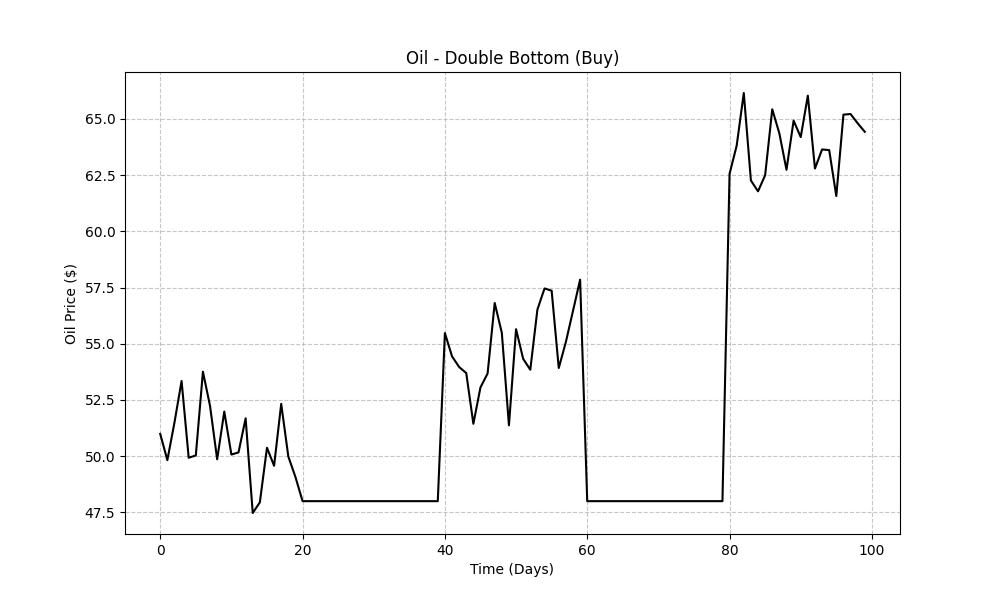
#> input picture test_charts/buy_double_bottom.png, 1000 x 600 px
$ python test_image_processor.py
#> lines starting #> are read from the running program, lines starting #| are printed output that depends on the picture; after the words box and inside, x2 and y2 are one past the last pixel; in counts of white or black regions, pixels touching at a corner belong together
### image_processor.py
# image_processor.py (updated extract_price_data)
import cv2
import numpy as np

def extract_price_data(image_path):
    # Load the image in color to check for transparency or color issues, then convert to grayscale
    img = cv2.imread(image_path, cv2.IMREAD_COLOR)
    if img is None:
        raise ValueError("Failed to load image")

    # Convert to grayscale, ensuring proper handling of color or transparency
    gray = cv2.cvtColor(img, cv2.COLOR_BGR2GRAY)
    height, width = gray.shape

    # Preprocess: Enhance contrast minimally, reduce noise lightly, and focus on black line
    gray = cv2.equalizeHist(gray)  # Enhance contrast
    gray = cv2.GaussianBlur(gray, (3, 3), 0)  # Smallest kernel for minimal noise reduction, preserving line details
    gray = cv2.convertScaleAbs(gray, alpha=1.1, beta=10)  # Slight contrast boost, shift brightness to emphasize black

    # Debug: Print the raw image shape and pixel value distribution
    print(f"Image shape: {height}x{width}")
    print(
        f"Sample pixel values (top row, middle, bottom row): {gray[0, :10]}, {gray[height // 2, :10]}, {gray[-1, :10]}")
    print(f"Pixel value histogram (unique values and counts): {np.unique(gray, return_counts=True)}")

    # Apply adaptive thresholding with adjusted parameters to isolate the chart line (black on white)
    thresh = cv2.adaptiveThreshold(gray, 255, cv2.ADAPTIVE_THRESH_GAUSSIAN_C,
                                   cv2.THRESH_BINARY, 9, -7)  # Black line = 255, white background = 0
    # Apply minimal morphological operations to enhance the chart line, ignoring vertical bars
    kernel = np.ones((3, 3), np.uint8)  # Small kernel for fine control
    thresh = cv2.dilate(thresh, kernel, iterations=1)  # Light enhancement
    thresh = cv2.erode(thresh, kernel, iterations=1)  # Refine to reduce noise
    # Apply vertical structuring element to remove vertical bars (noise)
    vertical_kernel = np.ones((height // 10, 1), np.uint8)  # Tall, thin kernel to remove vertical lines
    thresh = cv2.morphologyEx(thresh, cv2.MORPH_OPEN, vertical_kernel)  # Open to remove vertical bars
    print(
        f"Thresholded sample (top row, middle, bottom row): {thresh[0, :10]}, {thresh[height // 2, :10]}, {thresh[-1, :10]}")
    print(f"Threshold pixel histogram (unique values and counts): {np.unique(thresh, return_counts=True)}")

    # Fallback: Apply Canny edge detection with adjusted thresholds, focusing on the chart line
    edges = cv2.Canny(gray, 15, 80)  # Moderate thresholds to detect chart line, reduce vertical bar noise
    print(f"Canny edges sample (top row, middle, bottom row): {edges[0, :10]}, {edges[height // 2, :10]}, {edges[-1, :10]}")
    print(f"Canny edges pixel histogram (unique values and counts): {np.unique(edges, return_counts=True)}")

    # Use probabilistic Hough transform to detect lines, prioritizing edges and ignoring vertical bars
    lines = cv2.HoughLinesP(edges, 1, np.pi / 180, threshold=3, minLineLength=30, maxLineGap=40)
    print(f"Hough lines detected: {len(lines) if lines is not None else 0}")

    if lines is not None:
        # Filter lines to keep only nearly horizontal lines (slope close to 0), ignoring vertical bars
        horizontal_lines = []
        for line in lines:
            x1, y1, x2, y2 = line[0]
            if x2 - x1 != 0:  # Avoid division by zero
                slope = (y2 - y1) / (x2 - x1)
                # Focus on very horizontal lines (e.g., |slope| < 0.03), ignoring vertical bars
                if abs(slope) < 0.03 and abs(x2 - x1) > abs(y2 - y1) * 5:  # Ensure line is significantly longer horizontally
                    horizontal_lines.append(line)
        print(f"Filtered horizontal lines detected: {len(horizontal_lines)}")

        if horizontal_lines:
            # Find the most common y-coordinate among horizontal lines (mode)
            y_coords = [(line[0][1] + line[0][3]) / 2 for line in horizontal_lines]  # Average y for each line
            if y_coords:
                # Use the median y-coordinate to represent the chart line
                chart_line_y = np.median(y_coords)
                print(f"Selected chart line y-coordinate: {chart_line_y}")
                # Define a moderate band (e.g., 15 rows centered at the detected line)
                band_start = max(0, int(chart_line_y) - 7)
                band_end = min(height, int(chart_line_y) + 8)
                # Try thresholded image first
                band = thresh[band_start:band_end, :]
                prices = np.mean(band, axis=0)  # Average across rows of the band
                if np.max(prices) == 0:  # If no variation, use Canny edges
                    band_edges = edges[band_start:band_end, :]
                    prices = np.mean(band_edges, axis=0)
                prices = prices[::-1]  # Invert for chart orientation
            else:
                prices = np.mean(thresh, axis=1)[::-1]  # Fallback to row average if no y-coords
        else:
            prices = np.mean(thresh, axis=1)[::-1]  # Fallback to row average if no horizontal lines
    else:
        prices = np.mean(thresh, axis=1)[::-1]  # Fallback to row average if no lines detected

    # Clip to ensure values are within 0-255 (thresholded values are 0 or 255)
    prices = np.clip(prices, 0, 255)

    # Debug: Print raw and clipped prices
    print(f"Raw prices (after thresholding): {prices[:10]}...{prices[-10:]}")
    print(f"Clipped prices (0-255): {prices[:10]}...{prices[-10:]}")

    # Check for variation in prices
    print(f"Min price (grayscale): {np.min(prices)}, Max price (grayscale): {np.max(prices)}")

    # Scale prices to approximate chart range ($47.5–$65), ensuring breakout is captured
    min_price, max_price = 47.5, 65.0  # Chart y-axis range from your image
    if np.max(prices) == np.min(prices):  # Check for no variation
        print("Warning: No variation in prices - using default range")
        normalized_prices = np.linspace(min_price, max_price, len(prices))  # Fallback: linear interpolation
    else:
        # Scale to match chart (higher intensity = lower price, invert for black line = high price)
        normalized_prices = min_price + (max_price - min_price) * (1 - (prices - np.min(prices)) / (
            np.max(prices) - np.min(prices)))  # Invert for black line = high price
    print(f"Normalized prices: {normalized_prices[:10]}...{normalized_prices[-10:]}")

    return normalized_prices

# Keep detect_pattern and markup_image as they are
def detect_pattern(prices):
    troughs = []
    peaks = []
    for i in range(1, len(prices) - 1):
        if prices[i] < prices[i - 1] and prices[i] < prices[i + 1]:
            troughs.append(i)
        elif prices[i] > prices[i - 1] and prices[i] > prices[i + 1]:
            peaks.append(i)
    return troughs, peaks

def markup_image(image_path, prices, troughs, peaks):
    img = cv2.imread(image_path)
    height, width, _ = img.shape
    for i in troughs:
        x = int(i * width / len(prices))
        cv2.line(img, (x, 0), (x, height), (0, 255, 0), 2)  # Green for troughs
    for i in peaks:
        x = int(i * width / len(prices))
        cv2.line(img, (x, 0), (x, height), (0, 0, 255), 2)  # Red for peaks
    return img

### test_image_processor.py
# test_image_processor.py
import cv2
import numpy as np
from image_processor import extract_price_data, detect_pattern, markup_image


def test_image_processor(image_path):
    print(f"\nTesting image: {image_path}")

    # Test extract_price_data
    try:
        prices = extract_price_data(image_path)
#> in extract_price_data, img is the input picture: shape (600, 1000, 3); min 0, max 255, mean 249.3
#> in extract_price_data, `gray = cv2.equalizeHist(gray)`:
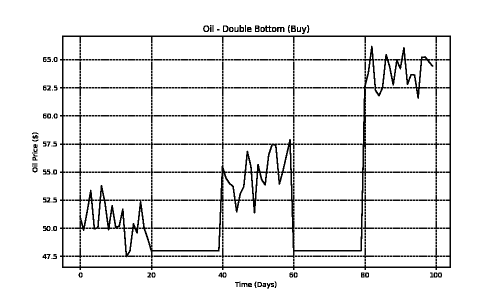
#> gray: shape (600, 1000) (shown at 1/2 size); min 0, max 255, mean 237
#> in extract_price_data, `gray = cv2.GaussianBlur(gray, (3, 3), 0)`:
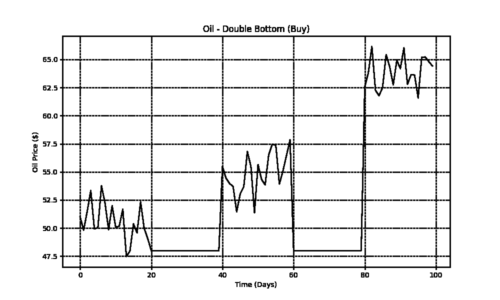
#> gray: shape (600, 1000) (shown at 1/2 size); min 0, max 255, mean 237
#| Image shape: 600x1000
#| Sample pixel values (top row, middle, bottom row): [255 255 255 255 255 255 255 255 255 255], [255 255 255 255 255 255 255 255 255 255], [255 255 255 255 255 255 255 255 255 255]
#| Pixel value histogram (unique values and counts): (array([ 10,  11,  12,  13,  14,  16,  17,  18,  19,  20,  21,  22,  23,
#|         24,  28,  29,  30,  31,  32,  33,  34,  35,  36,  38,  39,  40,
#|         41,  42,  46,  47,  48,  50,  51,  52,  53,  54,  55,  56,  63,
#|         64,  65,  66,  67,  68,  69,  70,  72,  73,  74,  75,  80,  82,
#|         83,  84,  85,  86,  87,  88,  89,  90,  91,  99, 100, 101, 102,
#|        104, 105, 107, 116, 117, 118, 119, 120, 121, 122, 123, 133, 134,
#> (further printed lines are left out)
#> in extract_price_data, `thresh = cv2.adaptiveThreshold(gray, 255, cv2.ADAPTIVE_THRESH_GAUSSIAN..`:
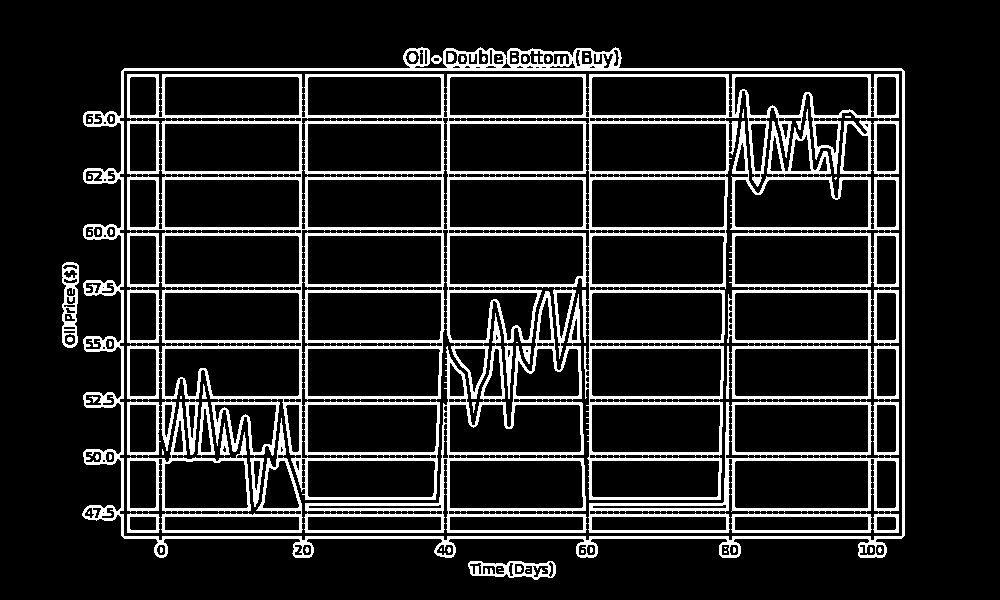
#> thresh: shape (600, 1000); 14.2% white; 91 white regions (38 under 20 px), largest, box (x1, y1, x2, y2) and area: (127, 74, 899, 500) 35867, (82, 47, 905, 558) 13213, (304, 291, 587, 533) 7209
#> in extract_price_data, `thresh = cv2.dilate(thresh, kernel, iterations=1)`:
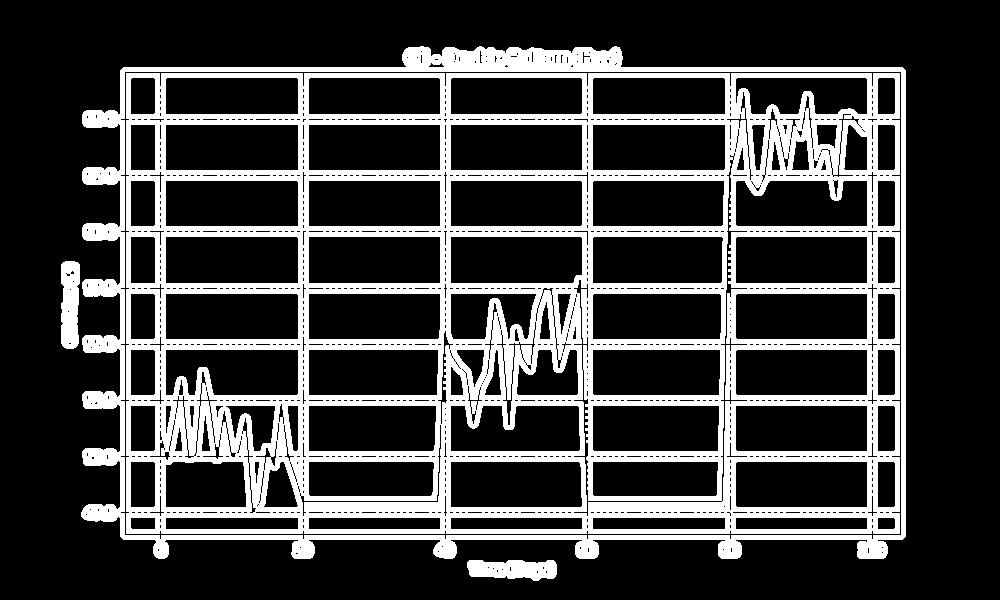
#> thresh: shape (600, 1000); 23.9% white; 4 white regions, box (x1, y1, x2, y2) and area: (126, 73, 900, 534) 116718, (81, 46, 906, 559) 23487, (467, 560, 557, 581) 1481, (61, 261, 80, 349) 1465
#> in extract_price_data, `thresh = cv2.morphologyEx(thresh, cv2.MORPH_OPEN, vertical_kernel)`:
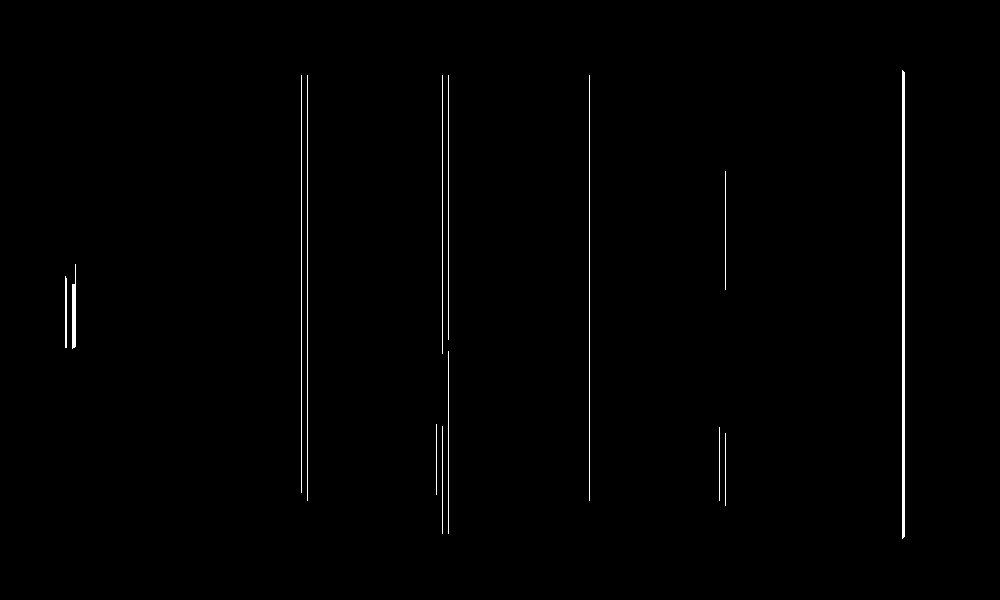
#> thresh: shape (600, 1000); 0.71% white in thin lines or dots, all inside (x1, y1, x2, y2) = (65, 70, 905, 539)
#| Thresholded sample (top row, middle, bottom row): [0 0 0 0 0 0 0 0 0 0], [0 0 0 0 0 0 0 0 0 0], [0 0 0 0 0 0 0 0 0 0]
#| Threshold pixel histogram (unique values and counts): (array([  0, 255], dtype=uint8), array([595739,   4261]))
#> in extract_price_data, `edges = cv2.Canny(gray, 15, 80)`:
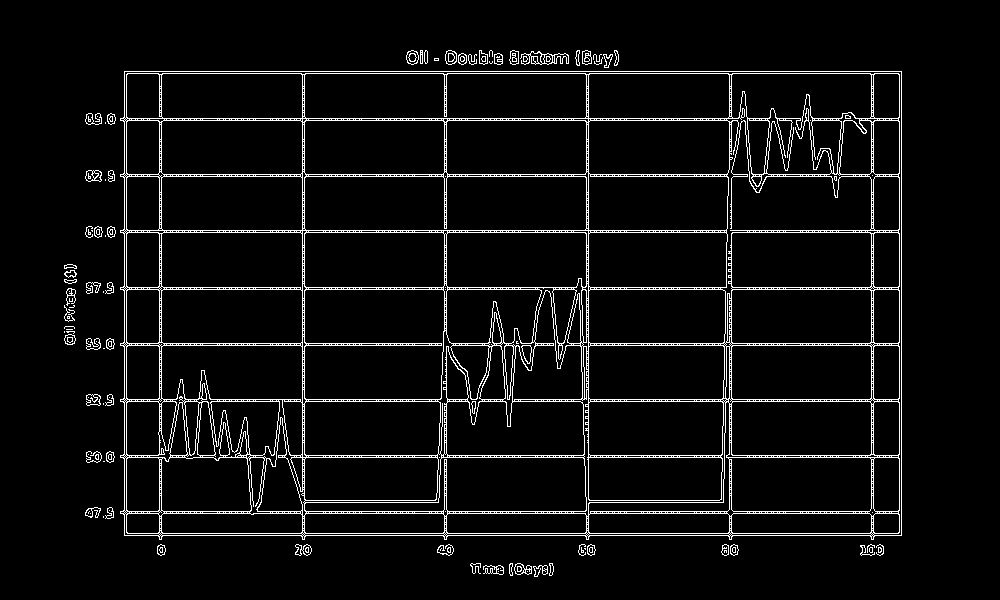
#> edges: shape (600, 1000); 5.5% white in thin lines or dots, all inside (x1, y1, x2, y2) = (64, 50, 902, 577)
#| Canny edges sample (top row, middle, bottom row): [0 0 0 0 0 0 0 0 0 0], [0 0 0 0 0 0 0 0 0 0], [0 0 0 0 0 0 0 0 0 0]
#| Canny edges pixel histogram (unique values and counts): (array([  0, 255], dtype=uint8), array([567158,  32842]))
#> in extract_price_data, `lines = cv2.HoughLinesP(edges, 1, np.pi / 180, threshold=3, minLineLen..`: lines = 193 rows, first 6: [86, 511, 901, 511], [124, 533, 901, 533], [159, 554, 159, 71], [67, 289, 901, 289], [86, 455, 901, 455], [85, 120, 901, 120]
#| Hough lines detected: 193
#> the loop in extract_price_data, `for line in lines:` made 193 passes
#> (x1, y1, x2, y2, slope) on passes 1, 2, 4, 5, 6, 10, 11, 12: (86, 511, 901, 511, 0), (124, 533, 901, 533, 0), (67, 289, 901, 289, 0), (86, 455, 901, 455, 0), (85, 120, 901, 120, 0), (124, 535, 901, 535, 0), (86, 287, 901, 287, 0), (85, 513, 901, 513, 0)
#> after the loop in extract_price_data, `for line in lines:`: horizontal_lines = 68 items, first 6: [[86, 511, 901, 511]], [[124, 533, 901, 533]], [[67, 289, 901, 289]], [[86, 455, 901, 455]], [[85, 120, 901, 120]], [[124, 535, 901, 535]]
#| Filtered horizontal lines detected: 68
#> in extract_price_data, `y_coords = [(line[0][1] + line[0][3]) / 2 for line in horizontal_lines]`: y_coords = 68 values, max 565.5 at index 66, min 50.5 at index 39, mean 279
#> in extract_price_data, `chart_line_y = np.median(y_coords)`: chart_line_y = 286.5
#| Selected chart line y-coordinate: 286.5
#> in extract_price_data, `band_start = max(0, int(chart_line_y) - 7)`: band_start = 279
#> in extract_price_data, `band_end = min(height, int(chart_line_y) + 8)`: band_end = 294
#> in extract_price_data, `prices = np.mean(band, axis=0)`: prices = 1000 values, max 255 at index 65, min 0 at index 0, mean 3.5
#> in extract_price_data, `prices = prices[::-1]`: prices = 1000 values, max 255 at index 95, min 0 at index 0, mean 3.5
#> (printed output is left out)
#> (printed output is left out)
#| Min price (grayscale): 0.0, Max price (grayscale): 255.0
#> in extract_price_data, `normalized_prices = min_price + (max_price - min_price) * (1 - (prices..`: normalized_prices = 1000 values, max 65 at index 0, min 47.5 at index 95, mean 64.76
#> (printed output is left out)
#> prices has the same summary as normalized_prices in extract_price_data
        print(f"Extracted prices (first 10 and last 10): {prices[:10]}...{prices[-10:]}")
#> (printed output is left out)

        # Check for price variation
        if np.max(prices) == np.min(prices):
            print("Warning: No variation in prices - using default range")
        else:
            print(f"Min price: {np.min(prices)}, Max price: {np.max(prices)}")
#| Min price: 47.5, Max price: 65.0

        # Test detect_pattern
        troughs, peaks = detect_pattern(prices)
#> after the loop in detect_pattern, `for i in range(1, len(prices) - 1):`: peaks = []; troughs = [274, 410, 551, 557, 692, 698, 924]
#> troughs = [274, 410, 551, 557, 692, 698, 924]; peaks = []
        print(f"Troughs found: {troughs}")
#| Troughs found: [274, 410, 551, 557, 692, 698, 924]
        print(f"Peaks found: {peaks}")
#| Peaks found: []

        # Optional: Visualize the marked-up image (save to disk)
        marked_image = markup_image(image_path, prices, troughs, peaks)  # Ensure markup_image is imported or defined
#> the loop in markup_image, `for i in troughs:` made 7 passes
#> (i, x) on passes 1 to 7: (274, 274), (410, 410), (551, 551), (557, 557), (692, 692), (698, 698), (924, 924)
#> after the loop in markup_image, `for i in troughs:`:
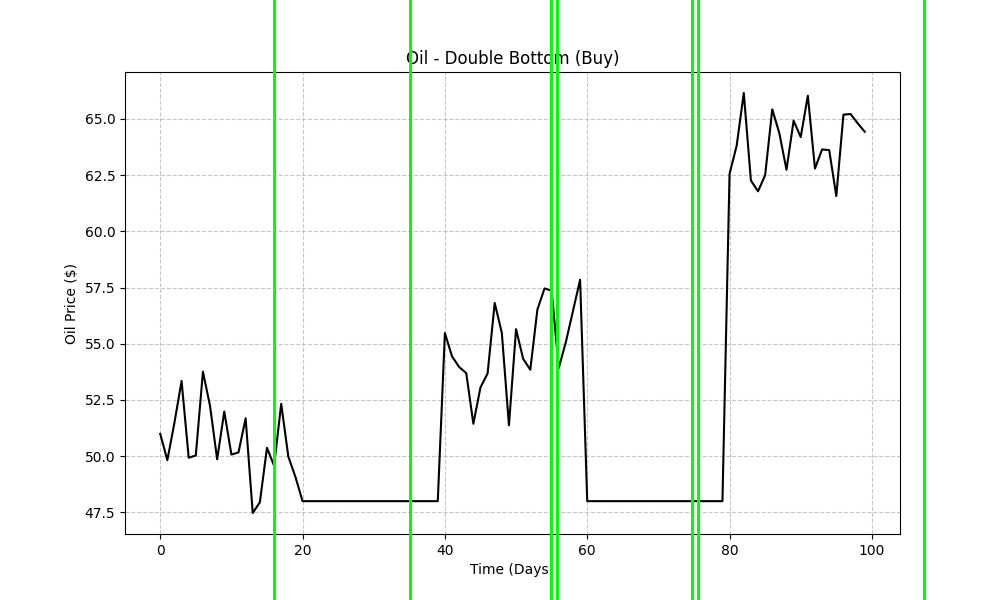
#> img: shape (600, 1000, 3); 2.1% of pixels changed, all inside (x1, y1, x2, y2) = (273, 0, 926, 600)
        output_path = f"marked_{os.path.basename(image_path)}"
        cv2.imwrite(output_path, marked_image)
        print(f"Marked image saved to: {output_path}")

    except Exception as e:
        print(f"Error processing image: {str(e)}")
    # Add this to test_image_processor.py after each test
    with open("test_results.txt", "a") as f:
        f.write(f"\nTesting image: {image_path}\n")
        f.write(f"Extracted prices: {prices[:10]}...{prices[-10:]}\n")
        f.write(f"Min price: {np.min(prices)}, Max price: {np.max(prices)}\n")
        f.write(f"Troughs found: {troughs}\n")
        f.write(f"Peaks found: {peaks}\n")
        f.write(f"Marked image saved to: {output_path}\n")


if __name__ == "__main__":
    import os

    # List of image paths to test (update these paths to your actual image locations)
    test_images = [
        "test_charts/buy_double_bottom.png",
        "test_charts/sell_double_top.png",
        "test_charts/hold_flat.png"
    ]

    # Ensure the images exist
    for image_path in test_images:
        if not os.path.exists(image_path):
            print(f"Warning: Image not found - {image_path}")
        else:
            test_image_processor(image_path)
